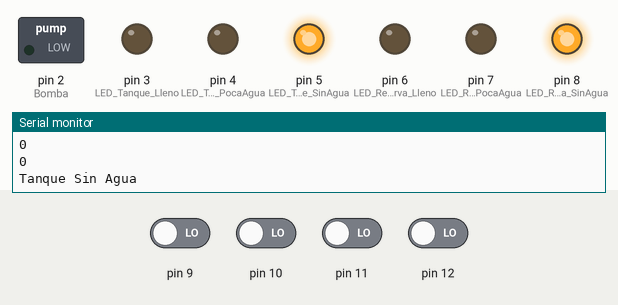
Bench run of a sketch on a simulated Arduino Uno, built with avr-gcc and run on an emulated ATmega328P. On the bench: switched loads named in the sketch (green lamp = pin HIGH), output pins drawn as LEDs (lit = HIGH), the last lines printed to the serial monitor. The inputs (shaded band) are chosen by the test bench; at power-on: pin 9–12 LOW.

Above: at 1.2 s.
1.3 s: pin 9 driven HIGH
At 2.5 s:
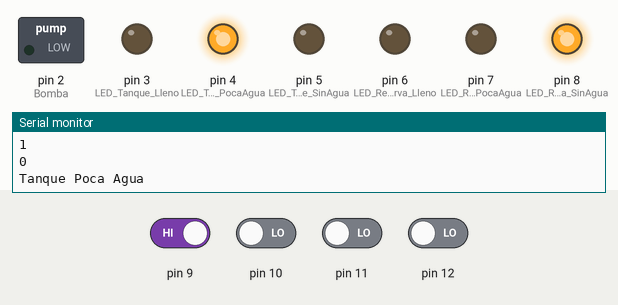
2.8 s: pin 10 driven HIGH
At 3.2 s:
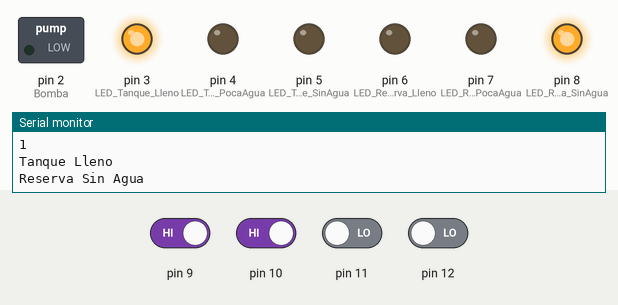
4.3 s: pin 11 driven HIGH
At 5.5 s:
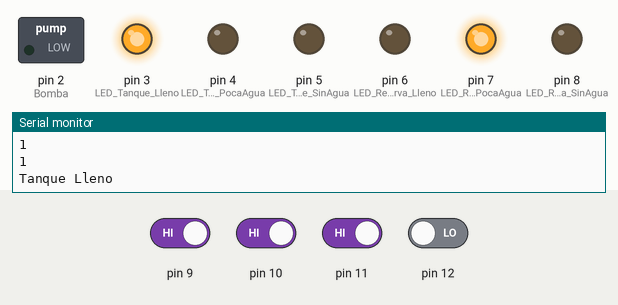
5.8 s: pin 12 driven HIGH
At 6.6 s:
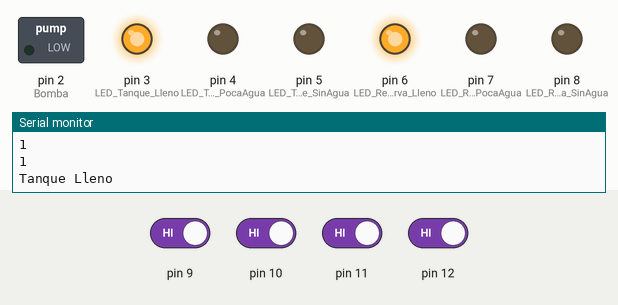
7.3 s: pin 10 driven LOW
At 7.6 s:
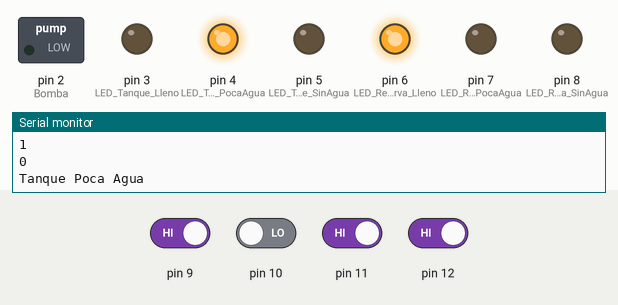
8.8 s: pin 9 driven LOW
At 10.0 s:
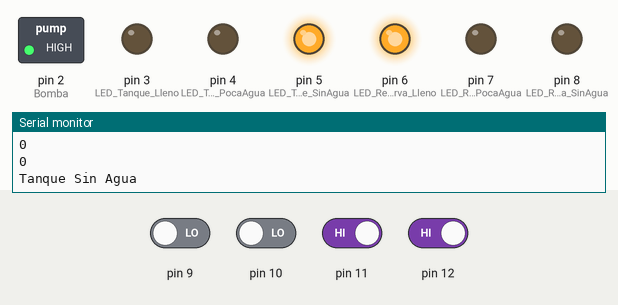
Timing chart, 0 to 11.3 s (numbered marks = the images above; inputs shaded):
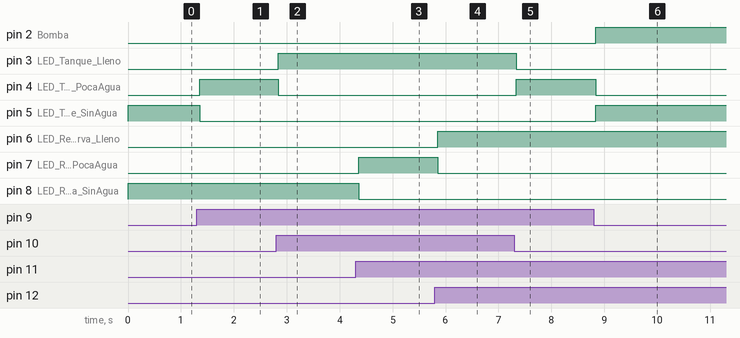

The sketch:

Detectar_nivel.ino
```cpp
const int Bomba = 2;
const int LED_Tanque_Lleno = 3;
const int LED_Tanque_PocaAgua = 4;
const int LED_Tanque_SinAgua = 5;
const int LED_Reserva_Lleno = 6;
const int LED_Reserva_PocaAgua = 7;
const int LED_Reserva_SinAgua = 8;

int Tanque_PocaAgua;
int Tanque_Lleno;
int Reserva_PocaAgua;
int Reserva_Lleno;

void setup() {
  Serial.begin(9600);
  pinMode(Bomba,OUTPUT);
  pinMode(LED_Tanque_Lleno,OUTPUT);
  pinMode(LED_Tanque_PocaAgua,OUTPUT);
  pinMode(LED_Tanque_SinAgua,OUTPUT);
  pinMode(LED_Reserva_Lleno,OUTPUT);
  pinMode(LED_Reserva_PocaAgua,OUTPUT);
  pinMode(LED_Reserva_SinAgua,OUTPUT);
  pinMode(9,INPUT);
  pinMode(10,INPUT);
  pinMode(11,INPUT);
  pinMode(12,INPUT);
}

void loop() {
  Tanque_PocaAgua = digitalRead(9);
  Tanque_Lleno = digitalRead(10);
  Reserva_PocaAgua = digitalRead(11);
  Reserva_Lleno = digitalRead(12);

  if (Tanque_Lleno == 1 && Tanque_PocaAgua == 1)
  {
    Serial.println("Tanque Lleno");
    digitalWrite(LED_Tanque_Lleno, HIGH);
    digitalWrite(LED_Tanque_PocaAgua, LOW);
    digitalWrite(LED_Tanque_SinAgua, LOW);
    digitalWrite(Bomba, LOW);
   // delay(1000);
  }

    if (Tanque_Lleno == 0 && Tanque_PocaAgua == 1)
  {
    Serial.println("Tanque Poca Agua");
    digitalWrite(LED_Tanque_PocaAgua, HIGH);
    digitalWrite(LED_Tanque_Lleno, LOW);
    digitalWrite(LED_Tanque_SinAgua, LOW);

   // delay(1000);
  }

    if (Tanque_Lleno == 0 && Tanque_PocaAgua == 0)
  {
    Serial.println("Tanque Sin Agua");
    digitalWrite(LED_Tanque_SinAgua, HIGH);
    digitalWrite(LED_Tanque_Lleno, LOW);
    digitalWrite(LED_Tanque_PocaAgua, LOW);

      if (Reserva_PocaAgua == 1 || Reserva_Lleno == 1)
      {
        digitalWrite(Bomba, HIGH);
      }
      else
      {
        digitalWrite(Bomba, LOW);
      }
   // delay(1000);
  }


    if (Reserva_Lleno == 1 && Reserva_PocaAgua == 1)
  {
    Serial.println("Reserva Lleno");
    digitalWrite(LED_Reserva_Lleno, HIGH);
    digitalWrite(LED_Reserva_PocaAgua, LOW);
    digitalWrite(LED_Reserva_SinAgua, LOW);
    //delay(1000);
  }

      if (Reserva_Lleno == 0 && Reserva_PocaAgua == 1)
  {
    Serial.println("Reserva Poca Agua");
    digitalWrite(LED_Reserva_PocaAgua, HIGH);
    digitalWrite(LED_Reserva_Lleno, LOW);
    digitalWrite(LED_Reserva_SinAgua, LOW);
    //delay(1000);
  }

        if (Reserva_Lleno == 0 && Reserva_PocaAgua == 0)
  {
    Serial.println("Reserva Sin Agua");
    digitalWrite(LED_Reserva_SinAgua, HIGH);
    digitalWrite(LED_Reserva_Lleno, LOW);
    digitalWrite(LED_Reserva_PocaAgua, LOW);
   // delay(1000);
  }


Serial.println(Tanque_PocaAgua);
Serial.println(Tanque_Lleno);
}
```

Measured:
- after the input at 1.3 s, pin 4 (LED_Tanque_PocaAgua): LOW → HIGH after 0.06 s; pin 5 (LED_Tanque_SinAgua): HIGH → LOW after 0.06 s
- after the input at 2.8 s, pin 3 (LED_Tanque_Lleno): LOW → HIGH at once; pin 4 (LED_Tanque_PocaAgua): HIGH → LOW at once
- after the input at 4.3 s, pin 7 (LED_Reserva_PocaAgua): LOW → HIGH after 0.06 s; pin 8 (LED_Reserva_SinAgua): HIGH → LOW after 0.06 s
- after the input at 5.8 s, pin 6 (LED_Reserva_Lleno): LOW → HIGH after 0.06 s; pin 7 (LED_Reserva_PocaAgua): HIGH → LOW after 0.06 s
- after the input at 7.3 s, pin 3 (LED_Tanque_Lleno): HIGH → LOW at once; pin 4 (LED_Tanque_PocaAgua): LOW → HIGH at once
- after the input at 8.8 s, pin 2 (Bomba), pin 5 (LED_Tanque_SinAgua): LOW → HIGH at once; pin 4 (LED_Tanque_PocaAgua): HIGH → LOW at once
